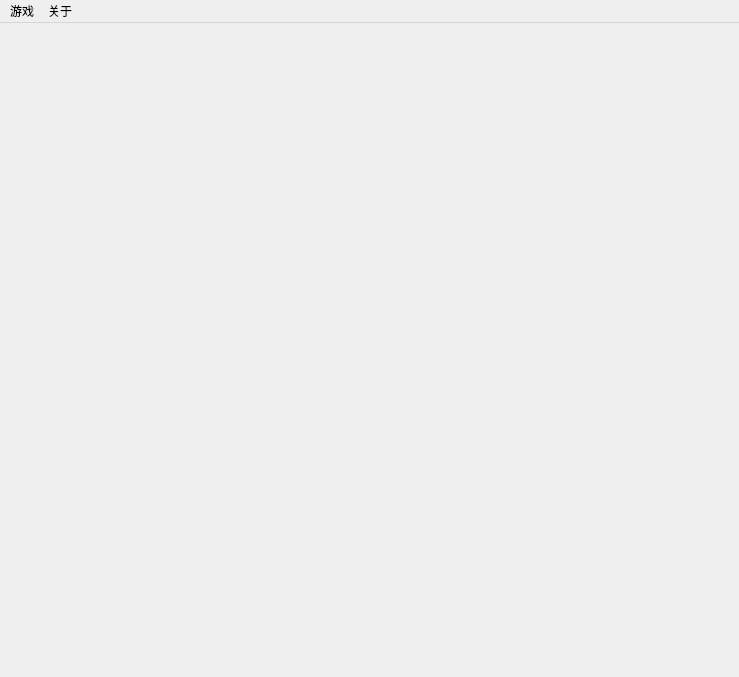
<?xml version="1.0" encoding="UTF-8"?>
<ui version="4.0">
 <class>MainScene</class>
 <widget class="QMainWindow" name="MainScene">
  <property name="geometry">
   <rect>
    <x>0</x>
    <y>0</y>
    <width>739</width>
    <height>677</height>
   </rect>
  </property>
  <property name="windowTitle">
   <string>MainScene</string>
  </property>
  <widget class="QWidget" name="centralWidget">
   <widget class="QLabel" name="label">
    <property name="geometry">
     <rect>
      <x>90</x>
      <y>520</y>
      <width>151</width>
      <height>81</height>
     </rect>
    </property>
    <property name="font">
     <font>
      <family>Adobe 宋体 Std L</family>
      <pointsize>20</pointsize>
     </font>
    </property>
    <property name="frameShape">
     <enum>QFrame::NoFrame</enum>
    </property>
    <property name="frameShadow">
     <enum>QFrame::Plain</enum>
    </property>
    <property name="lineWidth">
     <number>5</number>
    </property>
    <property name="midLineWidth">
     <number>3</number>
    </property>
    <property name="text">
     <string/>
    </property>
   </widget>
   <widget class="QLabel" name="label_2">
    <property name="geometry">
     <rect>
      <x>320</x>
      <y>520</y>
      <width>151</width>
      <height>81</height>
     </rect>
    </property>
    <property name="font">
     <font>
      <family>Adobe 宋体 Std L</family>
      <pointsize>20</pointsize>
     </font>
    </property>
    <property name="frameShape">
     <enum>QFrame::NoFrame</enum>
    </property>
    <property name="frameShadow">
     <enum>QFrame::Plain</enum>
    </property>
    <property name="lineWidth">
     <number>5</number>
    </property>
    <property name="midLineWidth">
     <number>3</number>
    </property>
    <property name="text">
     <string/>
    </property>
   </widget>
  </widget>
  <widget class="QMenuBar" name="menuBar">
   <property name="geometry">
    <rect>
     <x>0</x>
     <y>0</y>
     <width>739</width>
     <height>25</height>
    </rect>
   </property>
   <widget class="QMenu" name="menu">
    <property name="title">
     <string>游戏</string>
    </property>
    <addaction name="actiond"/>
    <addaction name="separator"/>
    <addaction name="actBack"/>
    <addaction name="actiontuic"/>
   </widget>
   <widget class="QMenu" name="menu_2">
    <property name="title">
     <string>关于</string>
    </property>
    <addaction name="action1"/>
    <addaction name="separator"/>
    <addaction name="action1_2"/>
   </widget>
   <addaction name="menu"/>
   <addaction name="menu_2"/>
  </widget>
  <action name="actiontuic">
   <property name="text">
    <string>退出</string>
   </property>
  </action>
  <action name="actiond">
   <property name="text">
    <string>新游戏</string>
   </property>
  </action>
  <action name="action1">
   <property name="text">
    <string>游戏说明</string>
   </property>
  </action>
  <action name="action1_2">
   <property name="text">
    <string>开发者信息</string>
   </property>
  </action>
  <action name="actBack">
   <property name="text">
    <string>返回</string>
   </property>
  </action>
 </widget>
 <layoutdefault spacing="6" margin="11"/>
 <resources/>
 <connections/>
</ui>
